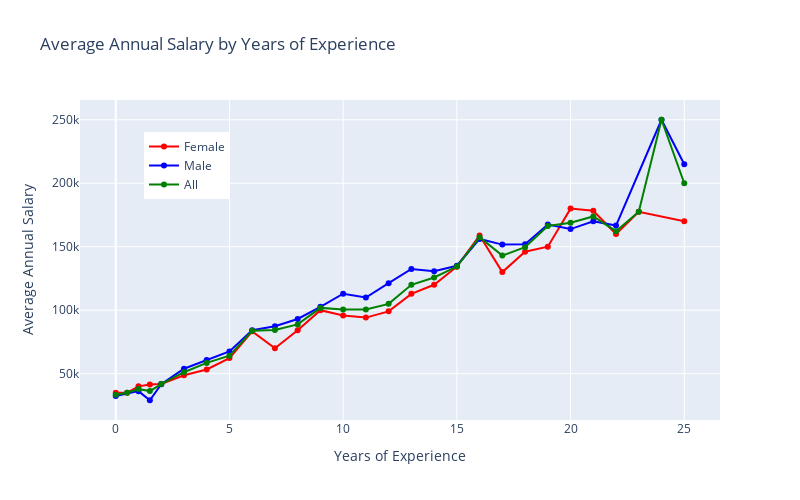

Write notebook code for a chart like this one.
### Code cell
# Calculate the average 'Annual_Salary' for each combination of 'Gender' and 'Years_Exp'
average_salary_by_gender_experience = df.groupby(['gender', 'years_of_experience'])['salary'].mean()

# Reset the index for plotting
average_salary_by_gender_experience = average_salary_by_gender_experience.reset_index()

# Round the average salary to two decimal places
average_salary_by_gender_experience['annual_salary'] = average_salary_by_gender_experience['salary'].round(2)

# Separate the data for Female and Male employees
female_data_df = average_salary_by_gender_experience[average_salary_by_gender_experience['gender'] == 'Female']
male_data_df = average_salary_by_gender_experience[average_salary_by_gender_experience['gender'] == 'Male']

# Check if data is available for Female and Male employees
if not female_data_df.empty:
    fig = go.Figure()
    fig.add_trace(go.Scatter(x=female_data_df['years_of_experience'], y=female_data_df['salary'],
                             mode='lines+markers', name='Female', line=dict(color='red')))

if not male_data_df.empty:
    fig.add_trace(go.Scatter(x=male_data_df['years_of_experience'], y=male_data_df['salary'],
                             mode='lines+markers', name='Male', line=dict(color='blue')))

# Plot the average salary for all employees (both genders)
average_salary_all_by_years_exp = df.groupby('years_of_experience')['salary'].mean().reset_index()
fig.add_trace(go.Scatter(x=average_salary_all_by_years_exp['years_of_experience'],
                         y=average_salary_all_by_years_exp['salary'],
                         mode='lines+markers', name='All', line=dict(color='green')))

# Set the chart title and labels
fig.update_layout(title="Average Annual Salary by Years of Experience",
                  xaxis_title="Years of Experience",
                  yaxis_title="Average Annual Salary",
                  legend=dict(x=0.1, y=0.9),
                  width=800, height=500)

# Show the chart
fig.show()

### Figure 1 — Plotly figure (JSON) as saved in the notebook; plotly's stock layout.template omitted (floating-point values rounded to 4 significant figures)
{"data": [{"line": {"color": "red"}, "mode": "lines+markers", "name": "Female", "type": "scatter", "x": [0, 0.5, 1, 1.5, 2, 3, 4, 5, 6, 7, 8, 9, 10, 11, 12, 13, 14, 15, 16, 17, 18, 19, 20, 21, 22, 23, 25], "y": [35000, 35000, 40000, 41430.0, 41920.0, 48750, 53330.0, 62270.0, 83330.0, 70000, 84170.0, 100000, 95770.0, 94170.0, 99090.0, 112900.0, 120000, 134300.0, 158900.0, 130000, 146000, 150000, 180000, 178300.0, 160000, 177500, 170000]}, {"line": {"color": "blue"}, "mode": "lines+markers", "name": "Male", "type": "scatter", "x": [0, 1, 1.5, 2, 3, 4, 5, 6, 7, 8, 9, 10, 11, 12, 13, 14, 15, 16, 17, 18, 19, 20, 21, 22, 24, 25], "y": [32500, 36250, 29070, 41670.0, 53930.0, 60710.0, 67500, 84170.0, 87330.0, 93080.0, 102700.0, 113000, 110000, 121250, 132500, 130700.0, 135000, 156100.0, 151700.0, 151875, 167500, 163900.0, 170000, 166700.0, 250000, 215000]}, {"line": {"color": "green"}, "mode": "lines+markers", "name": "All", "type": "scatter", "x": [0, 0.5, 1, 1.5, 2, 3, 4, 5, 6, 7, 8, 9, 10, 11, 12, 13, 14, 15, 16, 17, 18, 19, 20, 21, 22, 23, 24, 25], "y": [33330.0, 35000, 37860.0, 36280.0, 41770.0, 51170.0, 58500, 64120.0, 83750, 84440.0, 88800, 101800.0, 100600.0, 100500, 105000, 120000, 125800.0, 134375, 157500, 143000, 149600.0, 166300.0, 168800.0, 173800.0, 162200.0, 177500, 250000, 200000]}], "layout": {"height": 500, "legend": {"x": 0.1, "y": 0.9}, "title": {"text": "Average Annual Salary by Years of Experience"}, "width": 800, "xaxis": {"title": {"text": "Years of Experience"}}, "yaxis": {"title": {"text": "Average Annual Salary"}}}}
